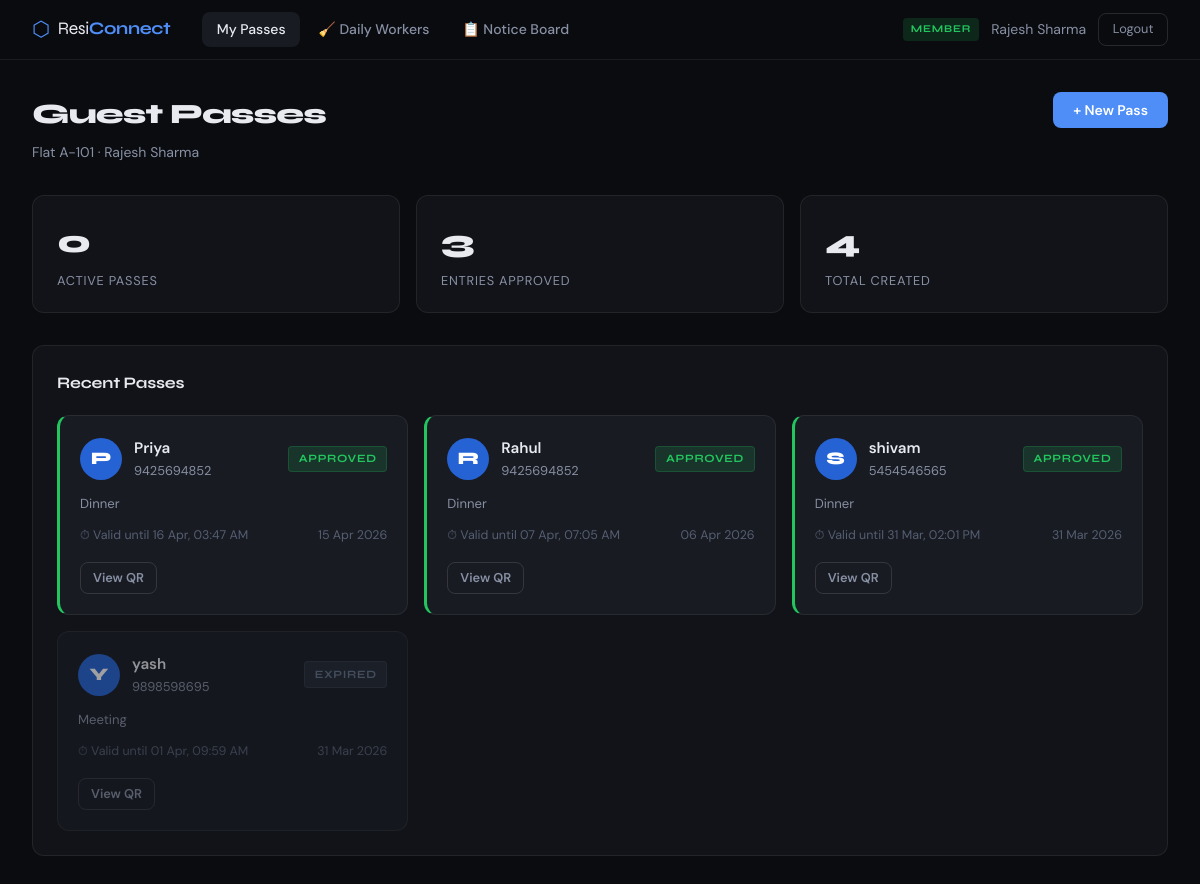
Page /member (signed in) on the committed database.
### app.py (models this page shows)
class User(db.Model):
    id = db.Column(db.Integer, primary_key=True)
    name = db.Column(db.String(100), nullable=False)
    email = db.Column(db.String(120), unique=True, nullable=False)
    password = db.Column(db.String(200), nullable=False)
    role = db.Column(db.String(20), nullable=False)  # admin, member, security
    flat_number = db.Column(db.String(20))
    created_at = db.Column(db.DateTime, default=datetime.utcnow)
    is_active = db.Column(db.Boolean, default=True)

class GuestPass(db.Model):
    id = db.Column(db.Integer, primary_key=True)
    token = db.Column(db.String(64), unique=True, nullable=False)
    member_id = db.Column(db.Integer, db.ForeignKey('user.id'), nullable=False)
    guest_name = db.Column(db.String(100), nullable=False)
    guest_phone = db.Column(db.String(20))
    purpose = db.Column(db.String(200))
    valid_from = db.Column(db.DateTime, nullable=False)
    valid_until = db.Column(db.DateTime, nullable=False)
    status = db.Column(db.String(20), default='pending')  # pending, approved, denied, expired
    created_at = db.Column(db.DateTime, default=datetime.utcnow)
    scanned_at = db.Column(db.DateTime)
    scanned_by = db.Column(db.Integer, db.ForeignKey('user.id'))
    member = db.relationship('User', foreign_keys=[member_id], backref='guest_passes')
    security = db.relationship('User', foreign_keys=[scanned_by])

### app.py (the view)
@app.route('/member')
@role_required('member')
def member_dashboard():
    user = User.query.get(session['user_id'])
    passes = GuestPass.query.filter_by(member_id=user.id).order_by(
        GuestPass.created_at.desc()).limit(20).all()
    active_passes = GuestPass.query.filter_by(
        member_id=user.id, status='pending').filter(
        GuestPass.valid_until >= datetime.utcnow()).count()
    return render_template('member_dashboard.html',
        user=user, passes=passes, active_passes=active_passes)

### app.py (called while the page is built)
def role_required(*roles):
    def decorator(f):
        @wraps(f)
        def decorated(*args, **kwargs):
            if 'user_id' not in session:
                return redirect(url_for('login'))
            user = User.query.get(session['user_id'])
            if user.role not in roles:
                flash('Access denied.', 'error')
                return redirect(url_for('dashboard'))
            return f(*args, **kwargs)
        return decorated
    return decorator

### templates/member_dashboard.html (shortened to what this page needs)
{% extends "base.html" %}
{% block content %}
<div class="page-header">
  <div>
    <h1 class="page-title">Guest Passes</h1>
    <p class="page-sub">Flat {{ user.flat_number }} · {{ user.name }}</p>
  </div>
  <div style="display:flex;gap:0.75rem;align-items:center;">
    <button class="btn btn-primary" onclick="openModal('createPassModal')">+ New Pass</button>
  </div>
</div>
<div class="stats-row">
  <div class="stat-card">
    <div class="stat-num">{{ active_passes }}</div>
    <div class="stat-label">Active Passes</div>
  </div>
  <div class="stat-card">
    <div class="stat-num">{{ passes | selectattr('status', 'equalto', 'approved') | list | length }}</div>
    <div class="stat-label">Entries Approved</div>
  </div>
  <div class="stat-card">
    <div class="stat-num">{{ passes | length }}</div>
    <div class="stat-label">Total Created</div>
  </div>
</div>
<div class="section">
  <h2 class="section-title">Recent Passes</h2>
  {% if passes %}
  <div class="passes-grid">
    {% for p in passes %}
    <div class="pass-card status-{{ p.status }}">
      <div class="pass-card-top">
        <div class="pass-guest-init">{{ p.guest_name[0].upper() }}</div>
        <div class="pass-info">
          <div class="pass-guest-name">{{ p.guest_name }}</div>
          {% if p.guest_phone %}<div class="pass-phone">{{ p.guest_phone }}</div>{% endif %}
        </div>
        <span class="status-badge {{ p.status }}">{{ p.status }}</span>
      </div>
      {% if p.purpose %}
      <div class="pass-purpose">{{ p.purpose }}</div>
      {% endif %}
      <div class="pass-meta">
        <span>⏱ Valid until {{ p.valid_until.strftime('%d %b, %I:%M %p') }}</span>
        <span>{{ p.created_at.strftime('%d %b %Y') }}</span>
      </div>
      <div class="pass-actions">
        <a href="{{ url_for('view_pass', token=p.token) }}" class="btn btn-sm btn-outline">View QR</a>
      </div>
    </div>
    {% endfor %}
  </div>
  {% else %}
  <div class="empty-state">
    <div class="empty-icon">🎫</div>
    <p>No guest passes yet. Create one to get started.</p>
  </div>
  {% endif %}
</div>
{% endblock %}

### templates/base.html (shortened to what this page needs)
<!DOCTYPE html>
<html lang="en">
<head>
  <link rel="stylesheet" href="{{ url_for('static', filename='css/main.css') }}"/>
</head>
<body class="role-{{ session.get('user_role', 'guest') }}">
{% if session.get('user_id') %}
<nav class="navbar">
  <div class="nav-brand">
    <span class="brand-icon">⬡</span>
    <span class="brand-name">Resi<strong>Connect</strong></span>
  </div>
  <div class="nav-links">
    {% if session.get('user_role') == 'admin' %}
      <a href="{{ url_for('admin_dashboard') }}" class="nav-link {% if request.endpoint == 'admin_dashboard' %}active{% endif %}">Overview</a>
      <a href="{{ url_for('admin_all_passes') }}" class="nav-link {% if request.endpoint == 'admin_all_passes' %}active{% endif %}">All Passes</a>
      <a href="{{ url_for('admin_workers') }}" class="nav-link {% if request.endpoint == 'admin_workers' %}active{% endif %}">🧹 Workers</a>
      <a href="{{ url_for('notice_board') }}" class="nav-link {% if request.endpoint == 'notice_board' %}active{% endif %}">📋 Notice Board</a>
    {% elif session.get('user_role') == 'member' %}
      <a href="{{ url_for('member_dashboard') }}" class="nav-link {% if request.endpoint == 'member_dashboard' %}active{% endif %}">My Passes</a>
      <a href="{{ url_for('member_workers') }}" class="nav-link {% if request.endpoint == 'member_workers' %}active{% endif %}">🧹 Daily Workers</a>
      <a href="{{ url_for('notice_board') }}" class="nav-link {% if request.endpoint == 'notice_board' %}active{% endif %}">📋 Notice Board</a>
    {% endif %}
  </div>
  <div class="nav-user">
    <span class="user-badge role-{{ session.get('user_role') }}">{{ session.get('user_role', '').upper() }}</span>
    <span class="user-name">{{ session.get('user_name', '') }}</span>
    <a href="{{ url_for('logout') }}" class="btn-logout">Logout</a>
  </div>
</nav>
{% endif %}
<main class="main-content">
  {% block content %}{% endblock %}
</main>
</body>
</html>

### rows in the picture
User: get "MEMBER", get "Rajesh Sharma", flat_number "A-101", name "Rajesh Sharma"
GuestPass: guest_name "P", guest_name "Priya", guest_phone "9425694852", status "APPROVED", purpose "Dinner", valid_until "16 Apr, 03:47 AM", created_at "15 Apr 2026"
GuestPass: guest_name "R", guest_name "Rahul", guest_phone "9425694852", status "APPROVED", purpose "Dinner", valid_until "07 Apr, 07:05 AM", created_at "06 Apr 2026"
GuestPass: guest_name "S", guest_name "shivam", guest_phone "5454546565", status "APPROVED", purpose "Dinner", valid_until "31 Mar, 02:01 PM", created_at "31 Mar 2026"
GuestPass: guest_name "Y", guest_name "yash", guest_phone "9898598695", status "EXPIRED", purpose "Meeting", valid_until "01 Apr, 09:59 AM", created_at "31 Mar 2026"

### other values in the picture
{{ active_passes }} "0"
{{ passes | selectattr('status', 'equalto', 'approved') | list | length }} "3"
{{ passes | length }} "4"
